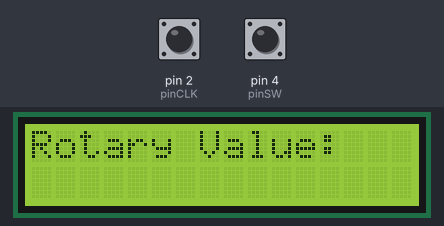
The sketch below on a simulated Arduino Uno, built with avr-gcc and run on an emulated ATmega328P. Parts: 16×2 character LCD. Inputs (shaded band) come from the test bench; at power-on: pin 4 (pinSW) HIGH, pin 2 (pinCLK) HIGH.

Above: at 1.2 s.
1.3 s: pin 4 (pinSW) pulled LOW for 0.15 s
At 2.7 s:
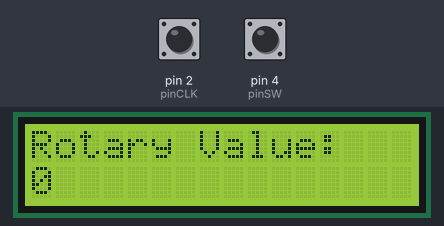
Timing chart, 0 to 4.3 s (numbered marks = the images above; inputs shaded):
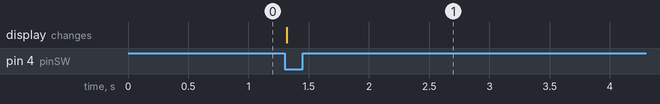

The sketch:

Arduino_Rotary___LCD_I2C_Display.ino
```cpp
/*
  ============================================================
  Project Title : Arduino Rotary Encoder + LCD I2C Display
  GitHub Repository: github.com/alvindikapribadi/arduino-rotary-lcd-i2c-display
  YouTube Channel  : youtube.com/@AlvinPribadi
  Description   :
  This project demonstrates how to use a rotary encoder
  to control a counter value and display it on a 16x2
  LCD with I2C module. Rotate clockwise to increase value,
  counter-clockwise to decrease value, and press the button
  to reset the value to zero.

  ------------------------------------------------------------
  Components:
  - Arduino Uno
  - Rotary Encoder (CLK, DT, SW)
  - 16x2 LCD with I2C module (PCF8574)
  - Breadboard
  - Jumper wires

  ------------------------------------------------------------
  Wiring:

  Rotary Encoder:
  CLK  -> Pin 2
  DT   -> Pin 3
  SW   -> Pin 4
  VCC  -> 5V
  GND  -> GND

  LCD I2C:
  VCC  -> 5V
  GND  -> GND
  SDA  -> A4
  SCL  -> A5

  ------------------------------------------------------------
  Note:
  If the LCD does not display anything,
  scan the I2C address (usually 0x27 or 0x3F).
  ============================================================
*/

#include <Wire.h>
#include <LiquidCrystal_I2C.h>

// Change address if needed (0x27 is common)
LiquidCrystal_I2C lcd(0x27, 16, 2);

// Rotary Encoder Pins
const int pinCLK = 2;
const int pinDT  = 3;
const int pinSW  = 4;

int counter = 0;
int lastCLKState;
bool lastButtonState = HIGH;

void setup() {
  pinMode(pinCLK, INPUT);
  pinMode(pinDT, INPUT);
  pinMode(pinSW, INPUT_PULLUP);

  lcd.init();
  lcd.backlight();

  lcd.setCursor(0, 0);
  lcd.print("Rotary Value:");

  lastCLKState = digitalRead(pinCLK);
}

void loop() {
  int currentCLKState = digitalRead(pinCLK);

  // Detect rotation
  if (currentCLKState != lastCLKState && currentCLKState == HIGH) {
    if (digitalRead(pinDT) != currentCLKState) {
      counter++;   // Clockwise
    } else {
      counter--;   // Counter-clockwise
    }

    updateLCD();
  }

  lastCLKState = currentCLKState;

  // Button Press (Reset)
  bool buttonState = digitalRead(pinSW);

  if (buttonState == LOW && lastButtonState == HIGH) {
    counter = 0;
    updateLCD();
    delay(200); // Simple debounce
  }

  lastButtonState = buttonState;
}

void updateLCD() {
  lcd.setCursor(0, 1);
  lcd.print("                "); // Clear line
  lcd.setCursor(0, 1);
  lcd.print(counter);
}
```

Measured:
- after the input at 1.3 s, the display: changes at once (image 1)
